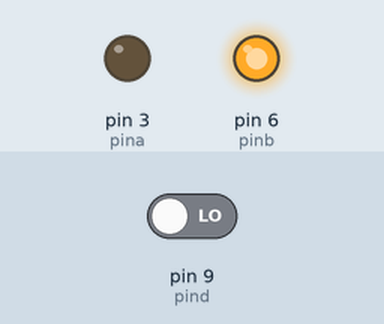
The sketch below on a simulated Arduino Uno, built with avr-gcc and run on an emulated ATmega328P. Parts: output pins drawn as LEDs (lit = HIGH). The inputs (shaded band) are chosen by the test bench; at power-on: pin 9 (pind) LOW.

Above: at 16.8 s.
16.9 s: pin 9 (pind) driven HIGH
At 18.7 s:
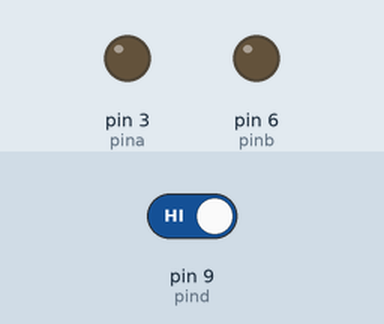
At 24.4 s:
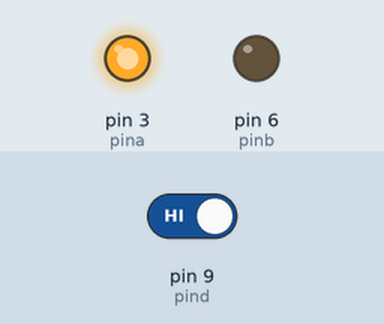
30.6 s: pin 9 (pind) driven LOW
At 32.9 s:
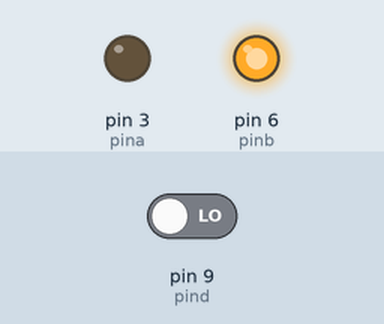
Timing chart, 0 to 49.5 s (numbered marks = the images above; inputs shaded):
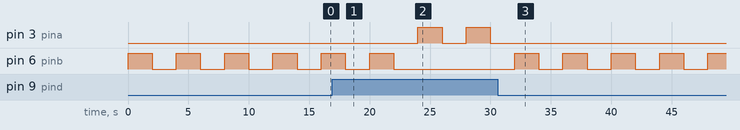

The sketch:

function.ino.ino
```cpp
// deklarasi variabel dan nilai
int  const pina = 3, pinb = 6, pind = 9;
boolean button;
int i;

// function untuk memerintahkan lampu LED menyala
// memberi parameter pada fungsi nyala
void nyala (boolean tombol, int nominal,int const pinawal, int const pinakhir, int lamaLED )
{

  // kode jika user menekan tombol
 if( tombol == 1 )
  {
    for ( nominal = 1 ; nominal <= 2 ;nominal++)
      {
        digitalWrite(pinawal,HIGH);
        delay(lamaLED);
        digitalWrite(pinawal,LOW);
        delay(lamaLED);
      } // batas akhir for
   } // batas akhir if

   // kode jika user tidak menekan tombol
  else
    {
      for ( nominal = 1 ; nominal <= 2 ;nominal++)
       {
         digitalWrite(pinakhir,HIGH);
         delay(lamaLED);
         digitalWrite(pinakhir,LOW);
         delay(lamaLED);
       } // batas akhir for

    } // batas akhir else

} // batas akhir function nyala

void setup()
{
  Serial.begin(9600); // kecepatan pengiriman dan penerimaan data melalui port serial

  // menginisialisasikan PIN yang akan digunakan dan memerintahkan dia untuk menjadi output ataupun input
  pinMode(pina, OUTPUT);
  pinMode(pinb, OUTPUT);
  pinMode(pind, INPUT);

}

void loop()
{

  button = digitalRead(pind); // menginisialisasikan bahwa boolean button nilai 0 / 1 nya adalah inputan dari pind

  nyala( button, 1,pina,pinb,2000 ); // memanggil function nyala dengan menentukan nilai dari parameternya

}
```

Measured:
- after the input at 16.9 s, pin 3 (pina): alternates HIGH for 2.0 s and LOW for 2.0 s, starting after 7.1 s; pin 6 (pinb): goes on until 22.0 s, then stays LOW
- after the input at 30.6 s, pin 3 (pina): stops changing and stays LOW; pin 6 (pinb): alternates HIGH for 2.0 s and LOW for 2.0 s, starting after 1.4 s
- by itself, pin 6 (pinb): alternates HIGH for 2.0 s and LOW for 2.0 s
